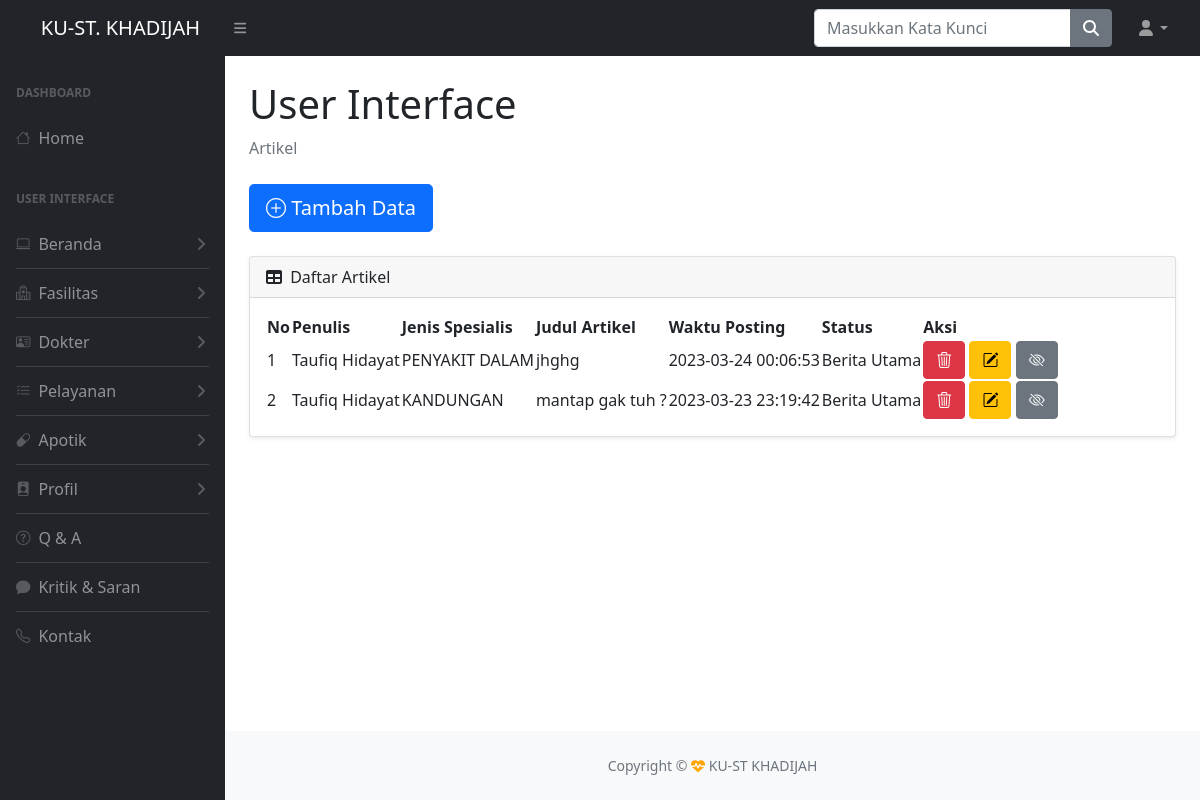
/admin/index.php?halaman=artikel (signed in), run on the app's committed database.
### tables this page shows
CREATE TABLE `berita` (
  `id_berita` int(11) NOT NULL,
  `id_admin` int(11) NOT NULL,
  `judul_artikel` varchar(255) NOT NULL,
  `jenis_spesialis` varchar(255) NOT NULL,
  `isiberita` text NOT NULL,
  `tanggal` timestamp NOT NULL DEFAULT current_timestamp() ON UPDATE current_timestamp(),
  `tag` varchar(50) NOT NULL,
  `gambar` varchar(255) NOT NULL,
  `ket_gambar` varchar(255) NOT NULL,
  `status` varchar(10) NOT NULL
);

### admin/UI/artikel.php (the view, shortened to what this page needs)
<div id="layoutSidenav_content">
    <main>
        <div class="container-fluid px-4">
            <h1 class="mt-4">User Interface</h1>
            <ol class="breadcrumb mb-4">
                <li class="breadcrumb-item active">Artikel</li>
            </ol>
            <h2 class="accordion-header" id="flush-headingOne">
                <a href="index.php?halaman=tambahartikel"><button type="button" class="btn btn-primary btn-lg mb-4"><i class="bi bi-plus-circle"></i> Tambah Data</button></a>
            </h2>
            <div class="card shadow-sm mb-4">
                <div class="card-header">
                    <i class="fas fa-table me-1"></i>
                    Daftar Artikel
                </div>
                <div class="card-body">
                    <table id="datatablesSimple">
                        <thead>
                            <tr>
                                <th>No</th>
                                <th>Penulis</th>
                                <th>Jenis Spesialis</th>
                                <th>Judul Artikel</th>
                                <th>Waktu Posting</th>
                                <th>Status</th>
                                <th>Aksi</th>
                            </tr>
                        </thead>
                        <tbody>
                            <?php
                            $no = 1;
                            $ambil_data = $host->query("select * from berita join admin on berita.id_admin = admin.id_admin"); ?>
                            <?php while ($data = $ambil_data->fetch_assoc()) {
                            ?>
                                <tr>
                                    <td>
                                        <?php echo $no ?>
                                    </td>
                                    <td>
                                        <?php echo $data['nama'] ?>
                                    </td>
                                    <td>
                                        <?php echo $data['jenis_spesialis'] ?>
                                    </td>
                                    <td>
                                        <?php echo $data['judul_artikel'] ?>
                                    </td>
                                    <td>
                                        <?php echo $data['tanggal'] ?>
                                    </td>
                                    <td>
                                        <?php
                                        $status = $data['status'];
                                        if ($status == "Y") {
                                            echo "Berita Utama";
                                        } elseif ($status == "S") {
                                            echo "disembunyikan";
                                        } else {
                                            echo "Normal";
                                        }
                                        ?>
                                    </td>
                                    <td>
                                        <form method="post" enctype="multipart/form-data">
                                            <button class="btn btn-danger" type="submit" name="hapus" onclick="return confirm('Yakin Hapus?')"><i class="bi bi-trash3"></i></button>
                                            <button class="btn btn-warning" type="submit" name="edit"><i class="bi bi-pencil-square"></i></button>
                                            <?php
                                            if ($status == "S") {
                                                echo '<button class="btn btn-primary" type="submit" name="tampilkan"><i class="bi bi-eye"></i></button>';
                                            } else {
                                                echo ' <button class="btn btn-secondary" type="submit" name="sembunyikan"><i class="bi bi-eye-slash"></i></button>';
                                            }
                                            ?>
                                        </form>
                                    </td>
                                </tr>
                                <?php $no++; ?>
                            <?php  } ?>
                        </tbody>
                    </table>
                </div>
            </div>
        </div>
    </main>

### data on the page
berita: id_admin.nama "Taufiq Hidayat", jenis_spesialis "PENYAKIT DALAM", judul_artikel "jhghg", tanggal "2023-03-24 00:06:53", status "Berita Utama"
berita: id_admin.nama "Taufiq Hidayat", jenis_spesialis "KANDUNGAN", judul_artikel "mantap gak tuh ?", tanggal "2023-03-23 23:19:42", status "Berita Utama"
